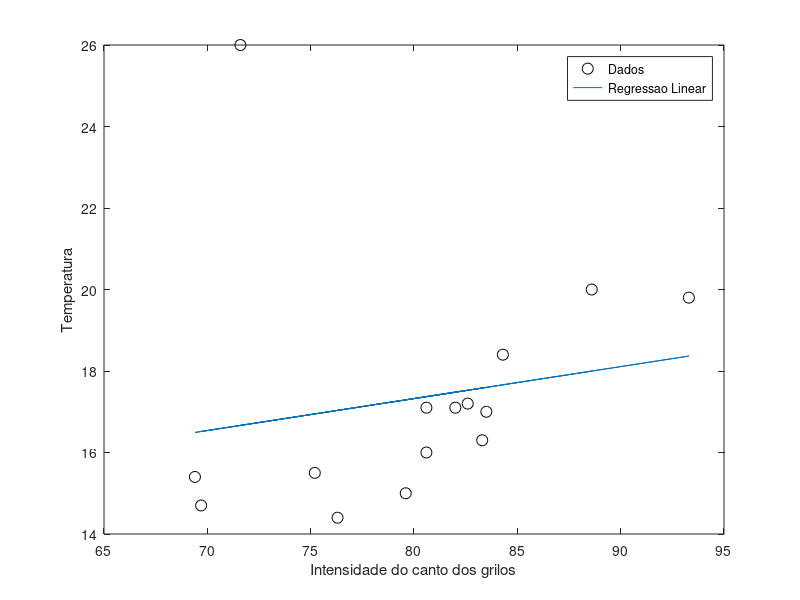

Write MATLAB code to recreate this figure.
function [a,b]=grilos()
x=[88.6,71.6,93.3,84.3,80.6,75.2,69.7,82,69.4,83.3,79.6,82.6,80.6,83.5,76.3];
y=[20,26,19.8,18.4,17.1,15.5,14.7,17.1,15.4,16.3,15,17.2,16,17,14.4];
%plot(x,y,"ko","MarkerSize",8) alterar para circulos a preto:
plot(x,y,"ko","MarkerSize",8)
hold on;
xlabel("Intensidade do canto dos grilos")
ylabel("Temperatura")
% definicao da matriz A das equacoes normais
format long
n=length(x);
A=[x;ones(1,n)];
B=inv(A*(A'));
sol=B*A*y';
a=sol(1)
b=sol(2)
newy=a*x+b;
plot(x,newy)
hold off;
legend("Dados", "Regressao Linear ")
endfunction